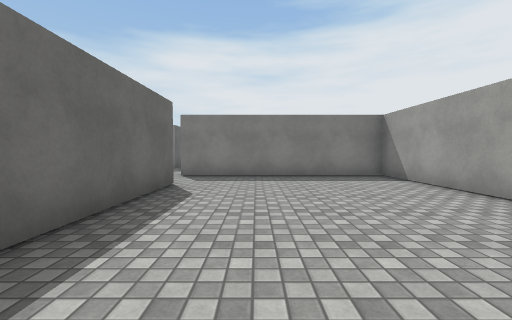
view 1 (above)

24 first-person views from a walk through a scene from a Unity 3-D project. The camera is 1.2 m above the floor, tilts 2° down and sees 90° across. The floor is counted in squares, 1.66 m on a side. Each view is taken from the middle of a square. On the plan, view 1 faces up. The plan holds only what a view shows up to about 9 squares ahead; the rest is blank. The place goes on beyond the plan. The player is left out. Surface patterns are stand-ins for the level's own textures.

view 2
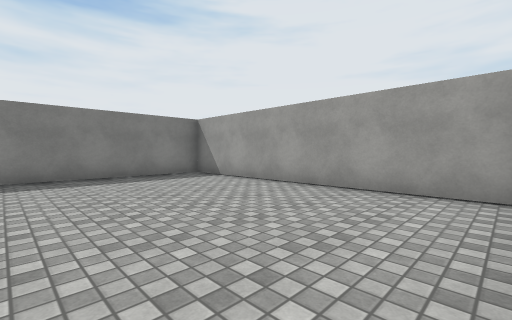

view 3
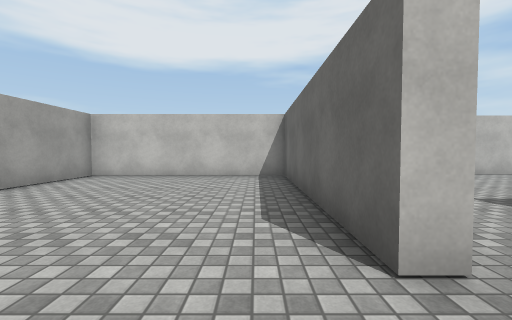

view 4
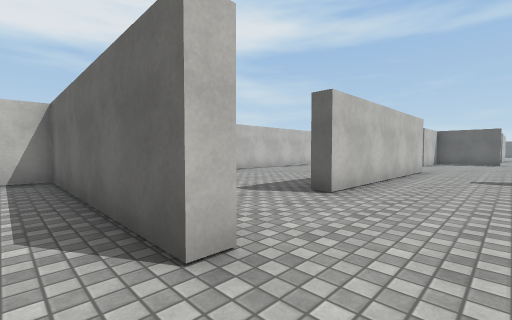

view 5
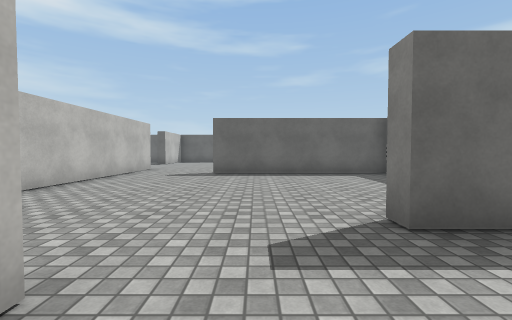

view 6
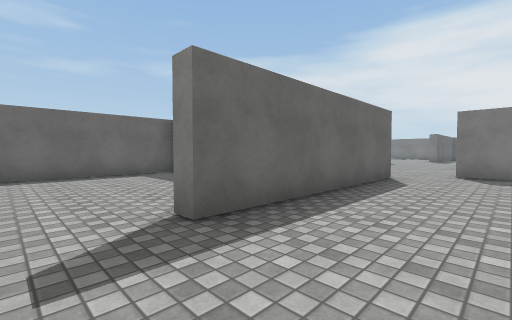

view 7
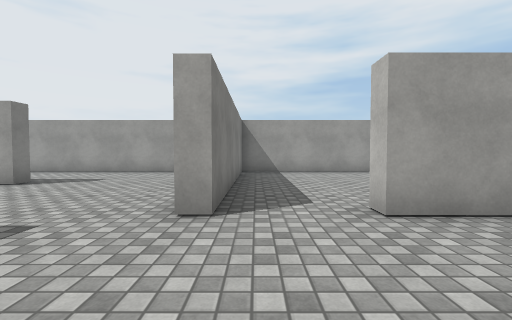

view 8
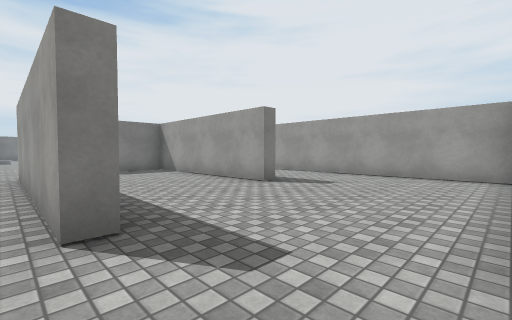

view 9
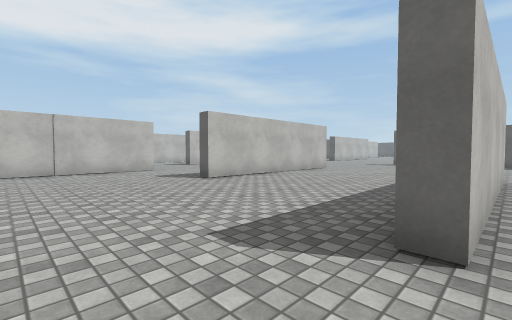

view 10
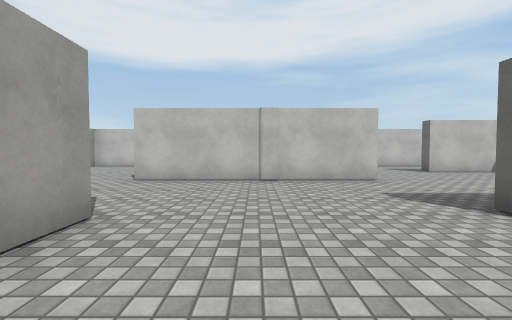

view 11
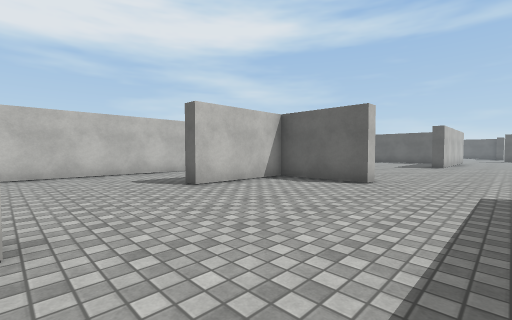

view 12
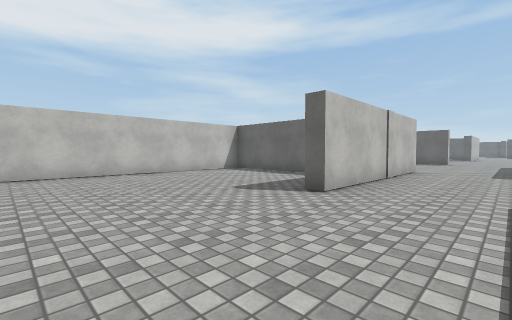

view 13
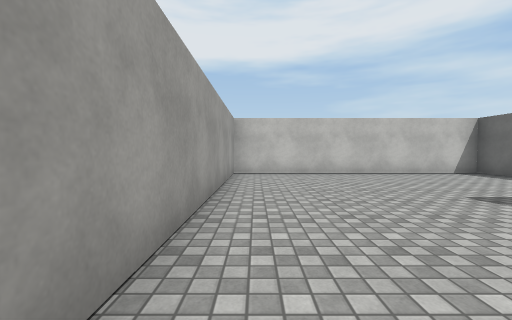

view 14
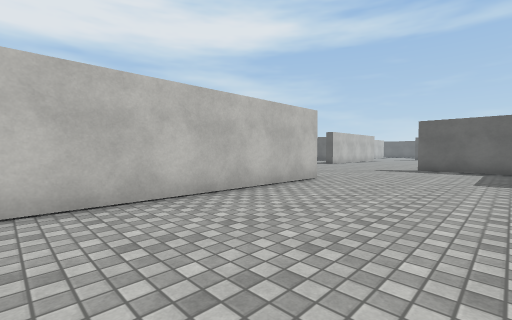

view 15
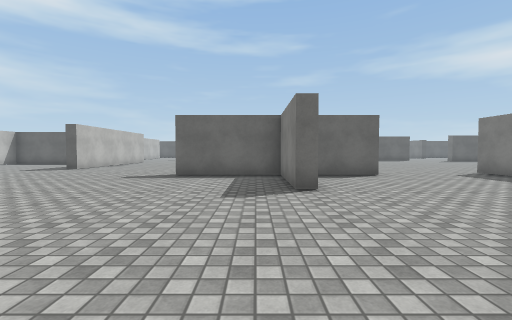

view 16
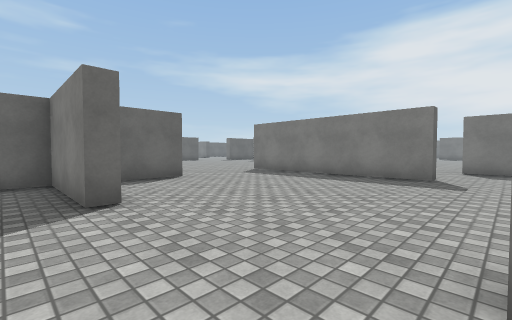

view 17
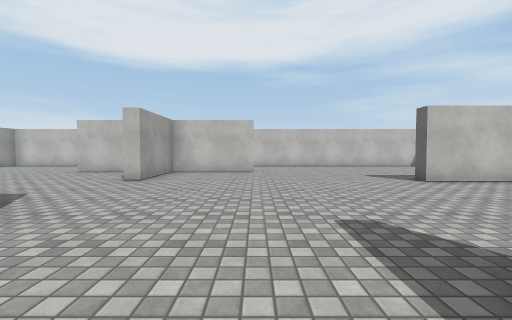

view 18
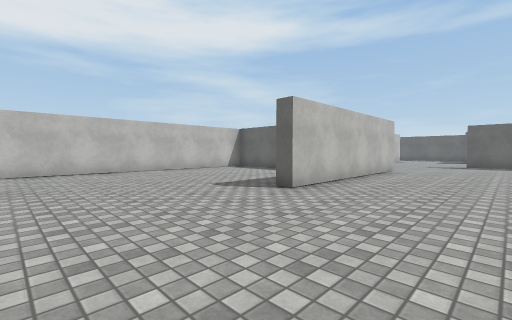

view 19
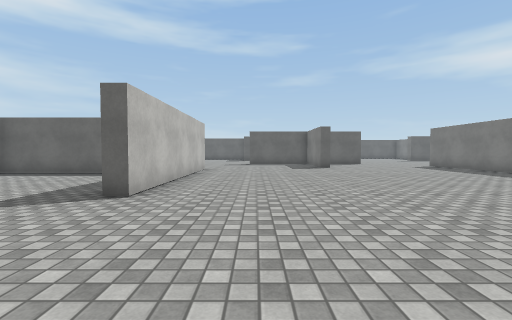

view 20
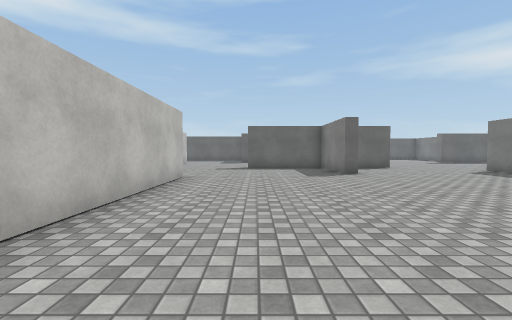

view 21
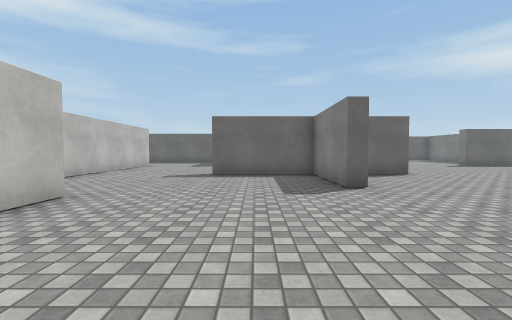

view 22
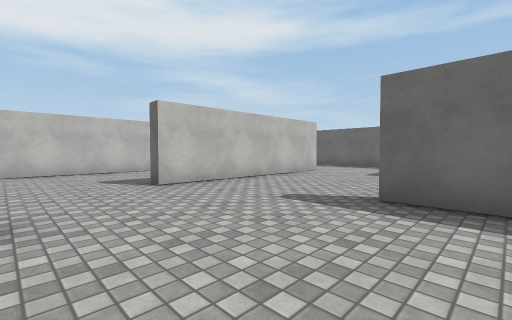

view 23
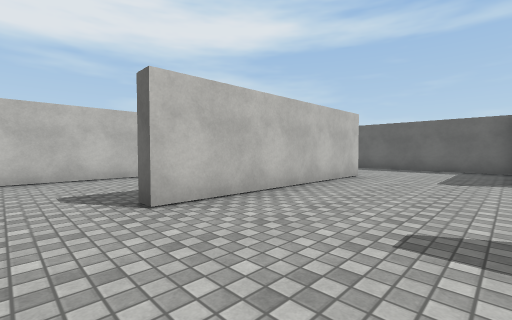

view 24
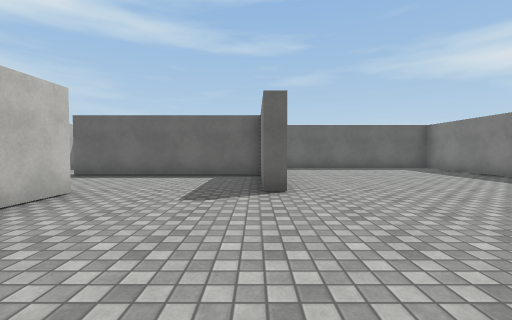

### Floor plan
Points are (right, up) in squares from view 1. A wall is a line through its corners. A room is listed if a view was taken in it or the views show most of it. See-through windows are left out.
Room 1 (views 1, 2, 3, 4)
walls: (-2.2, 5.6) (-1.8, 5.6) (-1.8, -0.3) (3.7, -0.3) (3.7, 7.5) (-2.2, 7.5)
ways out: opening at (-2, 6.5) to room 3
Room 2 (views 5, 6)
walls: (0.9, 12.1) (0.4, 12.1) (0.4, 15.5); (-3.3, 15.5) (-3.3, 10.4); (3.7, 7.9) (3.7, 14.8)
ways out: opening at (-3, 9.5) to room 3
Room 3 (views 7, 8, 9)
walls: (-3.3, 10.4) (-3.7, 10.4) (-3.7, 15.5); (-9.2, 13.2) (-9.2, 7.6); (-2.2, 7.5) (-2.2, 8); (-2.2, 4.1) (-2.2, 5.6); (-11, 4.9) (-5, 4.8)
ways out: opening at (-2, 6.5) to room 1; opening at (-3, 9.5) to room 2; opening at (-10.5, 6.5) to room 4; opening at (-3.5, 4) to room 4; opening at (-12, 14.5)
Room 4 (views 10, 11, 12, 13, 14, 15, 16, 17, 18, 19, 20, 21, 22, 23, 24)
walls: (-26, -4) (-20, -4) (-20, -4.5); (-16, -6.7) (-13.2, -6.7) (-13.2, -4.3) (-12.8, -4.3) (-12.8, -6.7) (-9.9, -6.7) (-9.9, -7.2); (-12.9, -0.6) (-6.9, -0.7) (-6.9, -1.1); (-24.1, -6.9) (-24.1, -10.1); (-27, 1.2) (-27, 0.8) (-29.8, 0.8) (-29.8, -2.4); (-14.7, 4.2) (-14.7, 3.7) (-17.6, 3.7) (-17.6, 0.6); (-17.6, 6.8) (-17.6, 4.8); (-24.1, 6.2) (-25.1, 6.2); (-19.5, -10.2) (-16, -10.2); (-27.2, 6.2) (-28.1, 6.2); (-29.8, 3.8) (-29.8, 2.4); (-11.6, -10.2) (-7, -10.2); (-7, -4.3) (-1, -4.3) (-1, -4.8); (-29.8, -10.2) (-26, -10.2); (-12.3, 10.6) (-12.3, 10.2) (-18.4, 10.2); (-34.5, -2.4) (-34.5, -2.9) (-36.5, -2.9); (-34.3, -6.1) (-28.3, -6.2) (-28.3, -6.7); (-5, 4.8) (-5, 4.3); (-10.9, 13.2) (-12.1, 13.2); (-4.1, -6.8) (-4.1, -10.2) (3.7, -10.2) (3.7, -2.6); (-36.8, 4) (-39, 4); (-37.6, -2.8) (-37.6, -8.5); (-2.2, -0.7) (-2.2, 0.3)
ways out: opening at (-10.5, 6.5) to room 3; opening at (-3.5, 4) to room 3; opening at (-18, 8); opening at (-12.5, 11.5)

Where each view was taken, in squares from view 1:
view 1: 0 up, 0 right, facing up
view 2: 0 up, 1 left, facing up-right
view 3: 7 up, 1 left, facing down
view 4: 7 up, 1 left, facing down-left
view 5: 9 up, 1 left, facing left
view 6: 9 up, 1 left, facing up-left
view 7: 7 up, 5 left, facing right
view 8: 8 up, 4 left, facing up-right
view 9: 5 up, 3 left, facing down-left
view 10: 2 up, 4 left, facing down
view 11: 2 down, 7 left, facing down-left
view 12: 2 down, 3 right, facing down-left
view 13: 2 down, 3 right, facing down
view 14: 3 up, 7 left, facing down-left
view 15: 3 up, 10 left, facing left
view 16: 3 up, 11 left, facing up-left
view 17: 2 up, 16 left, facing down
view 18: 1 down, 16 left, facing down-left
view 19: 2 down, 16 left, facing left
view 20: 2 down, 19 left, facing left
view 21: 1 down, 22 left, facing left
view 22: 1 down, 26 left, facing down-left
view 23: 3 down, 27 left, facing down-left
view 24: 3 down, 30 left, facing left
